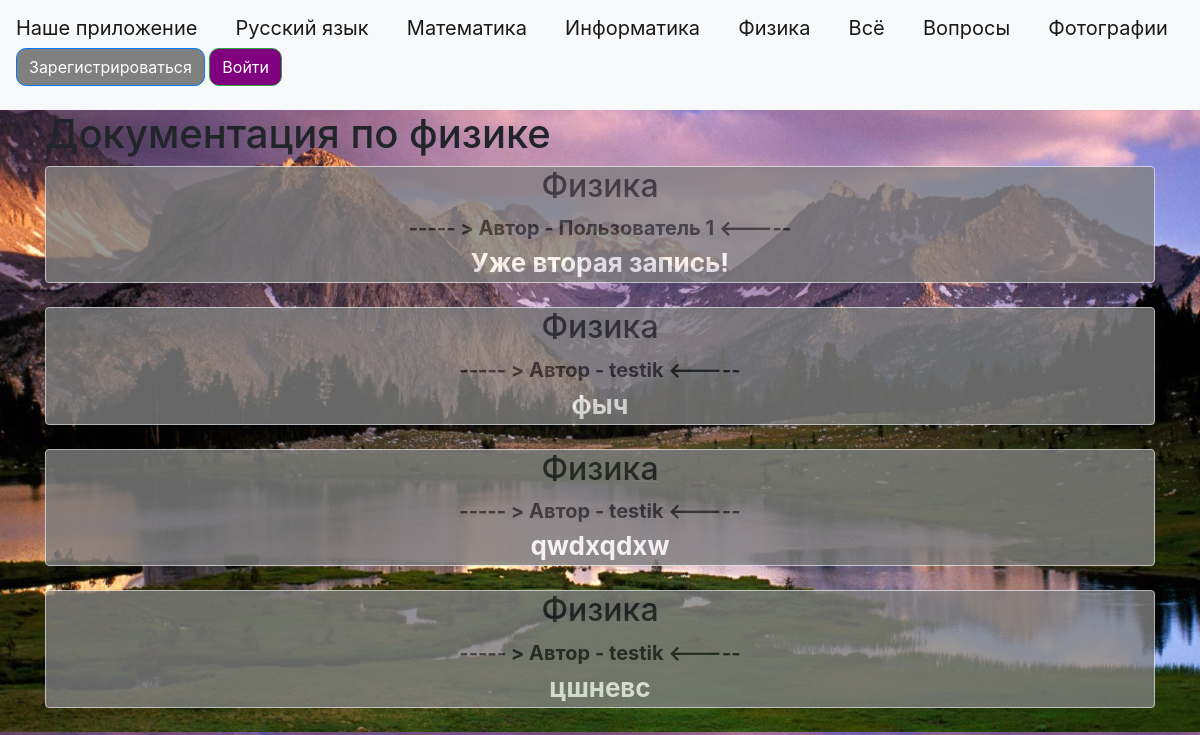
Before: /phys.html with the older database file.
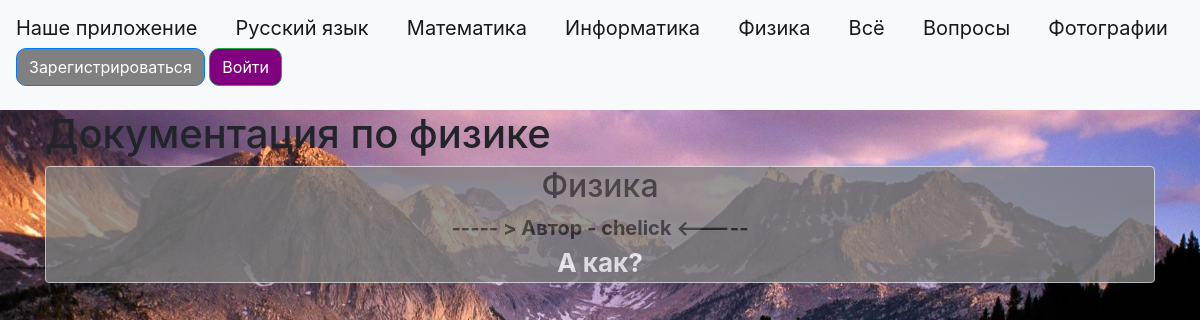
After: the same page with the newer database file.
### data/news.py (models this page shows)
class News(SqlAlchemyBase):
    __tablename__ = 'news'
    id = sqlalchemy.Column(sqlalchemy.Integer,
                           primary_key=True, autoincrement=True)
    title = sqlalchemy.Column(sqlalchemy.String, nullable=True)
    content = sqlalchemy.Column(sqlalchemy.String, nullable=True)
    created_date = sqlalchemy.Column(sqlalchemy.DateTime,
                                     default=datetime.datetime.now)
    is_question = sqlalchemy.Column(sqlalchemy.Boolean, default=True)
    user_id = sqlalchemy.Column(sqlalchemy.Integer,
                                sqlalchemy.ForeignKey("users.id"))
    user = orm.relationship('User')
    answers = orm.relationship('Answer', back_populates='question', lazy='dynamic')

### data/users.py (models this page shows, shortened)
class User(SqlAlchemyBase, UserMixin):
    __tablename__ = 'users'
    id = sqlalchemy.Column(sqlalchemy.Integer,
                           primary_key=True, autoincrement=True)
    name = sqlalchemy.Column(sqlalchemy.String, nullable=True)
    about = sqlalchemy.Column(sqlalchemy.String, nullable=True)
    email = sqlalchemy.Column(sqlalchemy.String,
                              index=True, unique=True, nullable=True)
    hashed_password = sqlalchemy.Column(sqlalchemy.String, nullable=True)
    created_date = sqlalchemy.Column(sqlalchemy.DateTime,
                                     default=datetime.datetime.now)
    news = orm.relationship("News", back_populates='user')

### main.py (the view)
@app.route("/phys.html")
def phys():
    db_sess = db_session.create_session()
    news = db_sess.query(News).filter(News.title == 'Физика').filter(News.is_question != True)
    return render_template("phys.html", news=news, title='PHYSICS Documentation')

### data/db_session.py (called while the page is built)
def create_session() -> Session:
    global __factory
    return __factory()

### templates/phys.html (shortened to what this page needs)
{% extends "base.html" %}
{% block content %}
<h1>Документация по физике</h1>
{% for item in news%}
<div class="col-md6 border rounded" style="background-color: gray; opacity: .8;">
    <h2 style="text-align: center;">{{item.title}}</h2>
    <div style="font-size: 20px; text-align: center; font-weight: bold">
        ----- > Автор - {{item.user.name}} <-----
    </div>
    <div style="text-align: center; font-size: 26px; font-weight: bold; color: white;">
        {{item.content}}
    </div>
</div>
<br>
{% endfor %}
{% endblock %}

Changed rows visible on the page:
no longer on this page (row edited): News: title "Физика", user.name "Пользователь 1", content "Уже вторая запись!"
no longer on this page (row edited): News: title "Физика", user.name "testik", content "фыч"
removed News: title "Физика", user.name "testik", content "qwdxqdxw"
removed News: title "Физика", user.name "testik", content "цшневс"
added News: title "Физика", user.name "chelick", content "А как?"
